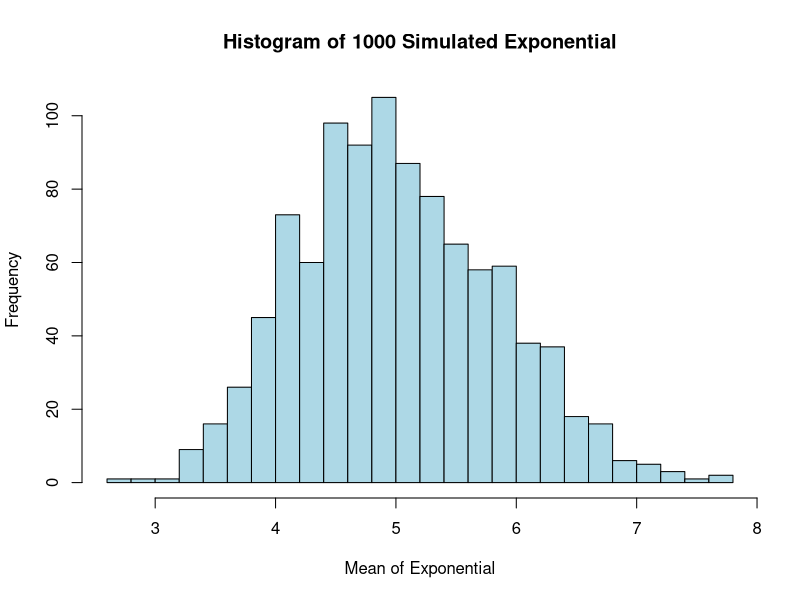
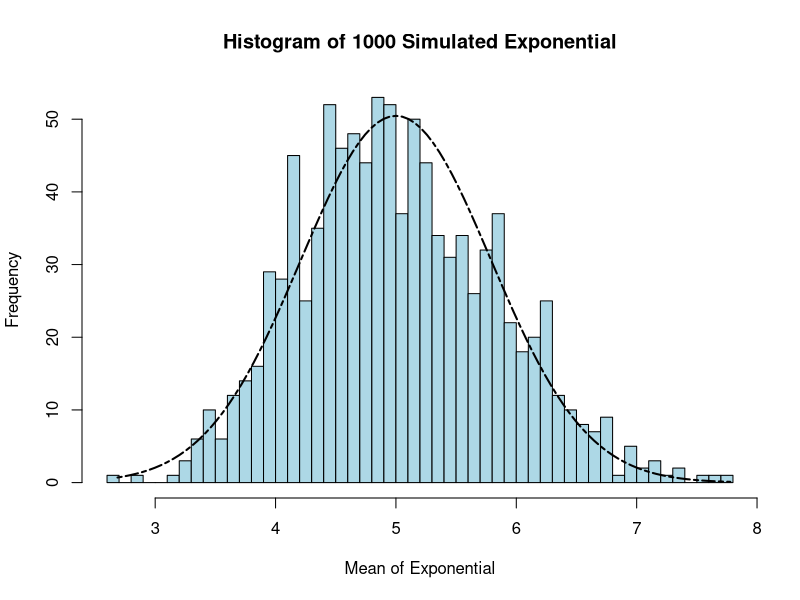

R code for these plots, in order:
## ---- chunk 1

# 1. Show the sample mean and compare it to the theoretical mean of the distribution.
    # Set seed
    set.seed(2)

    # Set lambda per value provided 
    lambda <- 0.2

    # Simulations 1000 simulation
    sim <- 1000

    # Samples we are given 40 exponentials
    n <- 40
    
    #exponential distribution can be simulated in r using rexp 
    # we need to replicate that 1000 times per requirements 1000 simulations
    
    ExpSimulation <-  replicate(sim, rexp(n,lambda))
    
    #take the mean 
    ExpMean <- colMeans (ExpSimulation)
    
    # simulated mean
    SimuMean <- mean (ExpMean)
    
    # let us display it 
    SimuMean
    
    #note it is equal to 5.016356
    
    # Therorical mean is 1/lambda
    TheroticalMean <- 1/0.2
    #let us display it
    TheroticalMean
    # note it is equal to 5
 # conclusion : The simulated mean is 5.01 and  theoretical mean is 5.   
## ---- chunk 2
# plot size is 7 inches wide and 6 inches high
 # let us draw a histogram for the mean of the simulated exponential ==ExpMean
# xlab=label of x axis is Mean of Exponential 
# main= title of the graph Histogram of 1000 simualtions 
# col= color of the bars 
hist(ExpMean, breaks = 20, xlab = "Mean of Exponential", 
     main = "Histogram of 1000 Simulated Exponential", 
     col = "lightblue")
    
    
## ---- chunk 3
#Show how variable the sample is (via variance) and compare it to the theoretical variance of the distribution.
# get the standard deviation of ExpMean using sd()

SimuSTD <- sd(ExpMean)
# get its variance 

SimuVAR <- SimuSTD^2

# let us display it
SimuVAR

#Note the result is 0.6691305

# Theoretical Standard Deviation is 1/lambda/sqrt (n)
TheroticalSTD <- (1/lambda)/sqrt(n)
# Theoretical variance
TheroticalVAR <- TheroticalSTD^2

# let us display it 
TheroticalVAR
# the result is 0.625

# conclusion The simulated variance is 0.6691 cand theoretical variance of 0.625.

#3. Show that the distribution is approximately normal
# Plot Histogram
## ---- chunk 4
# plot size is 7 inches wide and 6 inches high
 # let us draw a histogram for the mean of the simulated exponential ==ExpMean
# xlab=label of x axis is Mean of Exponential 
# main= title of the graph Histogram of 1000 simualtions 
# col= color of the bars 
hist(ExpMean, breaks = 40, xlab = "Mean of Exponential", 
     main = "Histogram of 1000 Simulated Exponential", 
     col = "lightblue")

# Add the Theoretical Normal Distribution Line
# generate a seq 
x  <- seq(min(ExpMean), max(ExpMean), length = 100) 

y  <- dnorm(x , mean = 1/lambda, sd = 1/lambda/sqrt(n))
# draw lines with line type 6


lines(x , y *100, lty=6, lwd=2)

